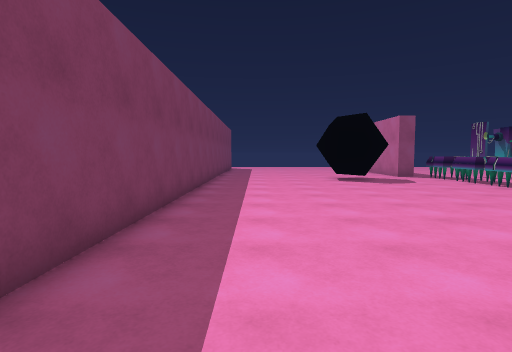
[1] (above)

16 first-person views from a walk through a scene from a Unity 3-D project. The camera is 1.4 m above the floor, tilts 4° down and sees 80° across. The floor is counted in squares, 1 m on a side. Each view is taken from the middle of a square. On the plan, view 1 faces up. The plan holds only what a view shows up to about 14 squares ahead; the rest is blank. The place goes on beyond the plan. Some surface patterns are stand-ins.

[2]
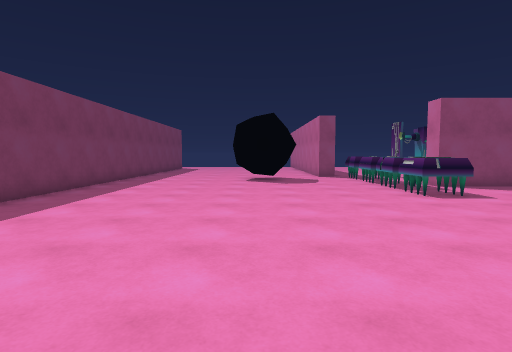

[3]
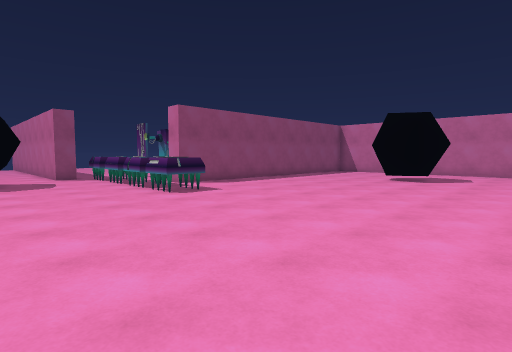

[4]
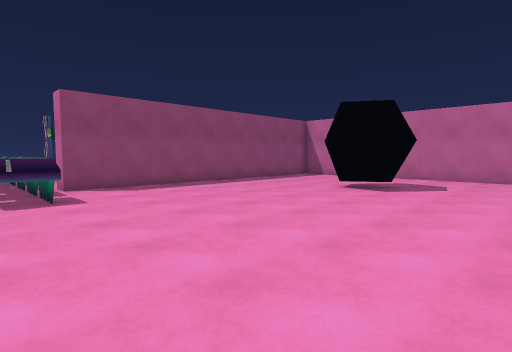

[5]
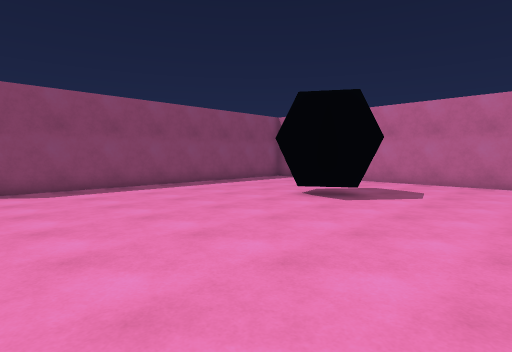

[6]
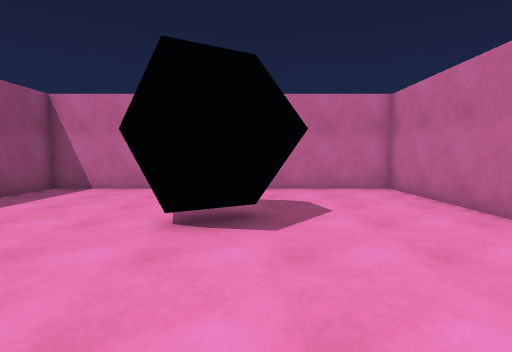

[7]
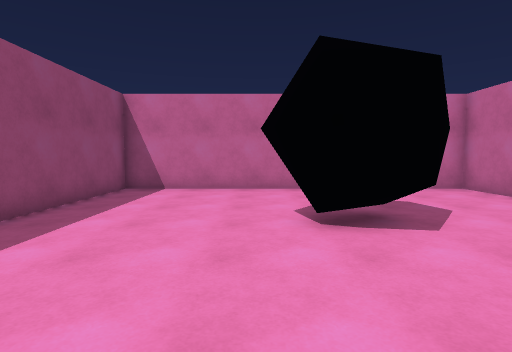

[8]
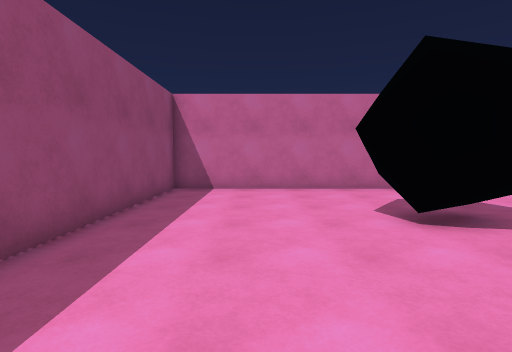

[9]
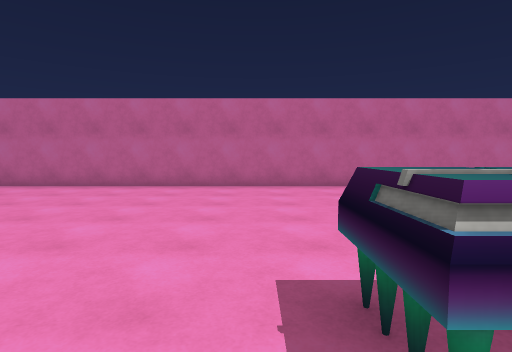

[10]
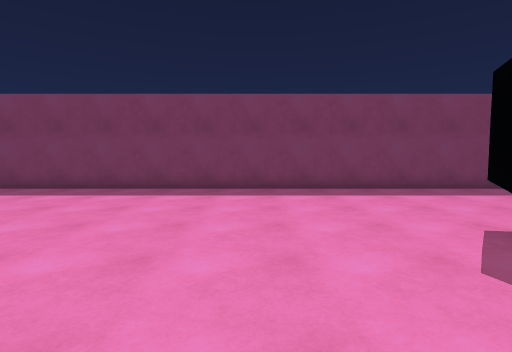

[11]
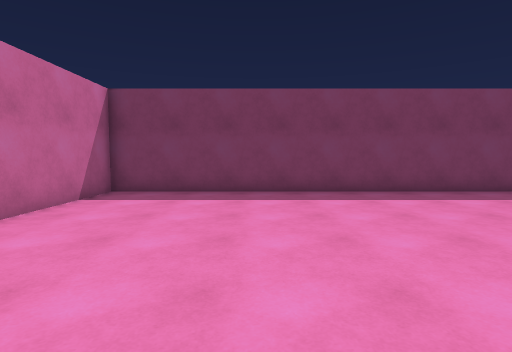

[12]
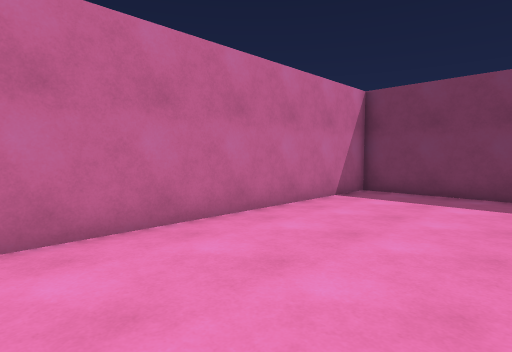

[13]
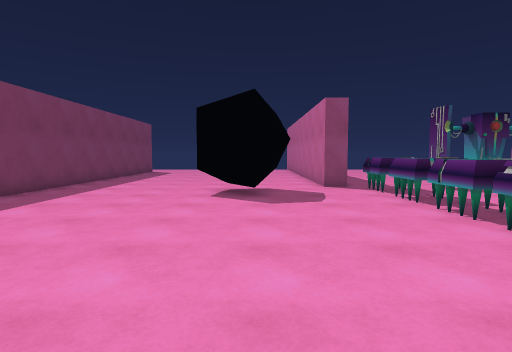

[14]
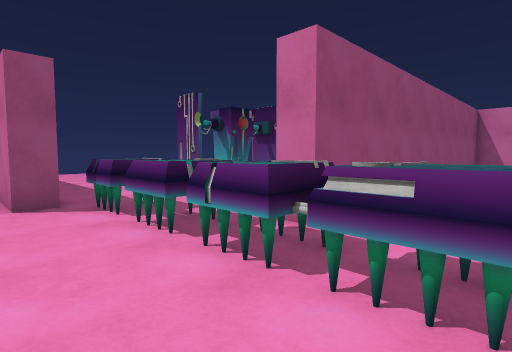

[15]
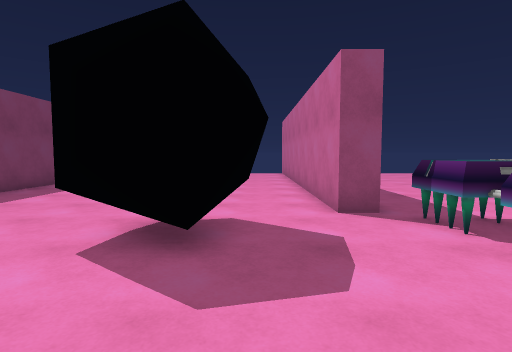

[16]
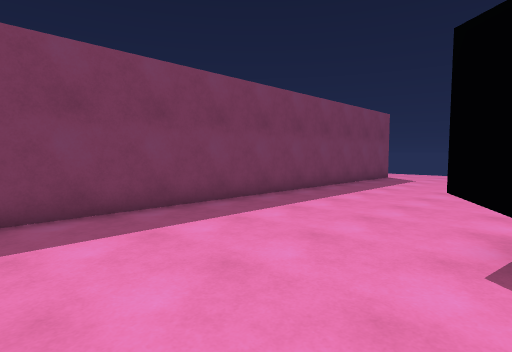

### Floor plan
Points are (right, up) in squares from view 1. A wall is a line through its corners. A room is listed if a view was taken in it or the views show most of it. See-through windows are left out.
Room 1 (views 1, 2, 3, 4, 5, 6, 7, 8, 9, 10, 11, 12, 13, 14, 15, 16)
walls: (11, 10.2) (11, 10.9); (11.5, 11.2) (12.2, 11.2); (12.1, 11.1) (11.1, 11.1); (11.8, 11.8) (12.2, 11.8) (12.2, 10.1) (10.5, 10.1) (10.5, 11.9); (11.6, 12.4) (11.6, 13.2); (12.1, 12.3) (10.5, 12.3) (10.5, 14); (10.5, 14.7) (10.5, 16.4); (12.1, 14.7) (10.7, 14.7); (10.5, 17.2) (10.5, 18.9); (10, 19.3) (9, 19.3) (9, 21.5); (-2.5, 21.5) (-2.5, -0.5) (28.5, -0.5) (28.5, 13.4) (13, 13.4) (13, 14.4)
low walls: (10.6, 10.6) (10.4, 11.6); (10.7, 14.7) (10.4, 16.1)
ways out: opening at (10.7, 16.3); gap at (11, 15.5); gap at (13, 14)
objects: other object (4, 17) to (7, 18)

Positions as (right, up) in squares from view 1, and headings:
1: (0, 0), facing up
2: (5, 0), facing up
3: (5, 0), facing up-right
4: (10, 0), facing up-right
5: (13, 0), facing up-right
6: (16, 5), facing right
7: (16, 8), facing right
8: (16, 10), facing right
9: (13, 13), facing down
10: (10, 12), facing left
11: (9, 5), facing left
12: (9, 5), facing down-left
13: (6, 6), facing up
14: (8, 10), facing up-right
15: (7, 12), facing up
16: (5, 12), facing up-left
